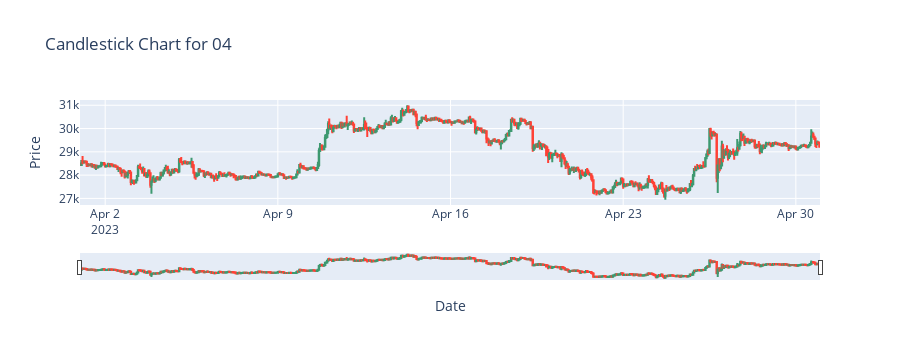
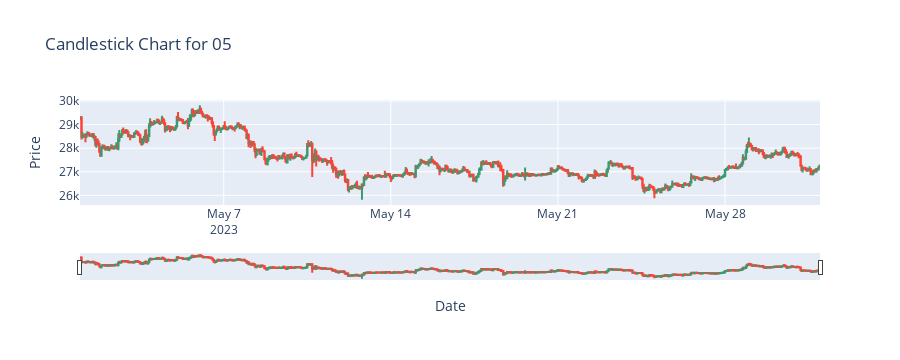
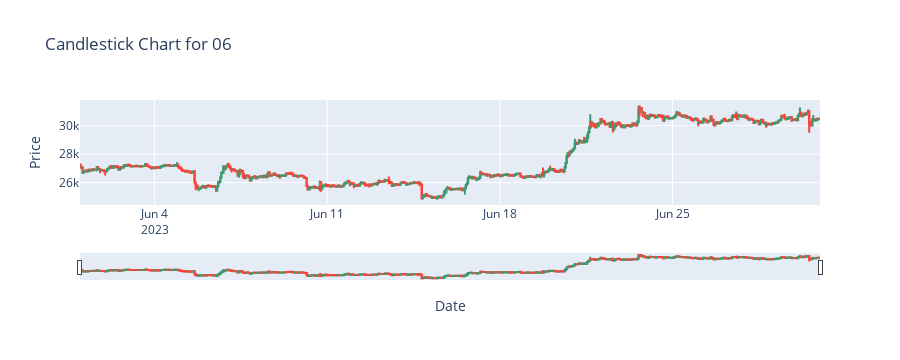
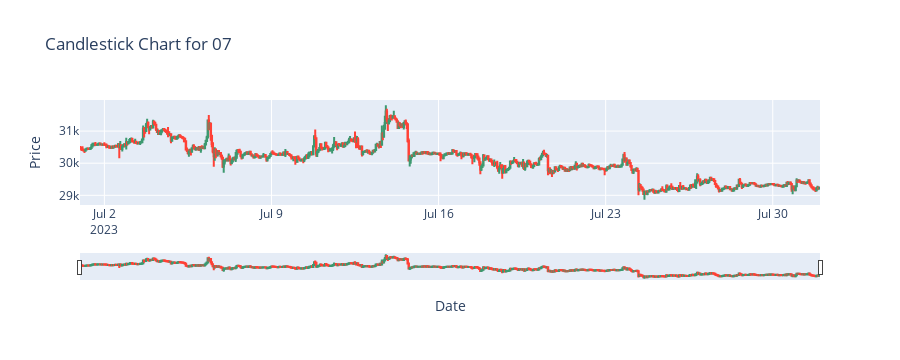

Notebook code cell kept with these figures, in order:
### Code cell
import plotly.graph_objects as go

months = train.index.month.unique()
for month in months[1:]:
    # Filter data for the specific month and year
    monthly_data = train[(train.index.month == month)]
    # Check if there is data for the month
    if not monthly_data.empty:
        # Create a candlestick chart for the month
        fig = go.Figure(data=[go.Candlestick(x=monthly_data.index,
                                             open=monthly_data['open'],
                                             high=monthly_data['high'],
                                             low=monthly_data['low'],
                                             close=monthly_data['close'])])
        # Update layout with the title indicating the month and year
        fig.update_layout(title=f'Candlestick Chart for {month:02d}',
                          xaxis_title='Date',
                          yaxis_title='Price')
        # Show the plot
        fig.show()

### Figure 1 — Plotly figure (JSON) as saved in the notebook; plotly's stock layout.template omitted (floating-point values rounded to 4 significant figures; data arrays with more than 128 entries replaced by an {"elided": "..."} marker saying what was removed)
{"data": [{"close": {"elided": "720 float values"}, "high": {"elided": "720 float values"}, "low": {"elided": "720 float values"}, "open": {"elided": "720 float values"}, "type": "candlestick", "x": {"elided": "720 str values"}}], "layout": {"autosize": true, "height": 360, "title": {"text": "Candlestick Chart for 04"}, "xaxis": {"autorange": true, "range": ["2023-03-31 23:30", "2023-04-30 23:30"], "rangeslider": {"autorange": true, "range": ["2023-03-31 23:30", "2023-04-30 23:30"], "yaxis": {"_template": null, "rangemode": "match"}}, "title": {"text": "Date"}, "type": "date"}, "yaxis": {"autorange": true, "range": [26720.0, 31230.0], "title": {"text": "Price"}}}}

### Figure 2 — Plotly figure (JSON) as saved in the notebook; plotly's stock layout.template omitted (floating-point values rounded to 4 significant figures; data arrays with more than 128 entries replaced by an {"elided": "..."} marker saying what was removed)
{"data": [{"close": {"elided": "744 float values"}, "high": {"elided": "744 float values"}, "low": {"elided": "744 float values"}, "open": {"elided": "744 float values"}, "type": "candlestick", "x": {"elided": "744 str values"}}], "layout": {"autosize": true, "height": 360, "title": {"text": "Candlestick Chart for 05"}, "xaxis": {"autorange": true, "range": ["2023-04-30 23:30", "2023-05-31 23:30"], "rangeslider": {"autorange": true, "range": ["2023-04-30 23:30", "2023-05-31 23:30"], "yaxis": {"_template": null, "rangemode": "match"}}, "title": {"text": "Date"}, "type": "date"}, "yaxis": {"autorange": true, "range": [25590.0, 30040.0], "title": {"text": "Price"}}}}

### Figure 3 — Plotly figure (JSON) as saved in the notebook; plotly's stock layout.template omitted (floating-point values rounded to 4 significant figures; data arrays with more than 128 entries replaced by an {"elided": "..."} marker saying what was removed)
{"data": [{"close": {"elided": "720 float values"}, "high": {"elided": "720 float values"}, "low": {"elided": "720 float values"}, "open": {"elided": "720 float values"}, "type": "candlestick", "x": {"elided": "720 str values"}}], "layout": {"autosize": true, "height": 360, "title": {"text": "Candlestick Chart for 06"}, "xaxis": {"autorange": true, "range": ["2023-05-31 23:30", "2023-06-30 23:30"], "rangeslider": {"autorange": true, "range": ["2023-05-31 23:30", "2023-06-30 23:30"], "yaxis": {"_template": null, "rangemode": "match"}}, "title": {"text": "Date"}, "type": "date"}, "yaxis": {"autorange": true, "range": [24430.0, 31800.0], "title": {"text": "Price"}}}}

### Figure 4 — Plotly figure (JSON) as saved in the notebook; plotly's stock layout.template omitted (floating-point values rounded to 4 significant figures; data arrays with more than 128 entries replaced by an {"elided": "..."} marker saying what was removed)
{"data": [{"close": {"elided": "744 float values"}, "high": {"elided": "744 float values"}, "low": {"elided": "744 float values"}, "open": {"elided": "744 float values"}, "type": "candlestick", "x": {"elided": "744 str values"}}], "layout": {"autosize": true, "height": 360, "title": {"text": "Candlestick Chart for 07"}, "xaxis": {"autorange": true, "range": ["2023-06-30 23:30", "2023-07-31 23:30"], "rangeslider": {"autorange": true, "range": ["2023-06-30 23:30", "2023-07-31 23:30"], "yaxis": {"_template": null, "rangemode": "match"}}, "title": {"text": "Date"}, "type": "date"}, "yaxis": {"autorange": true, "range": [28700.0, 31970.0], "title": {"text": "Price"}}}}
